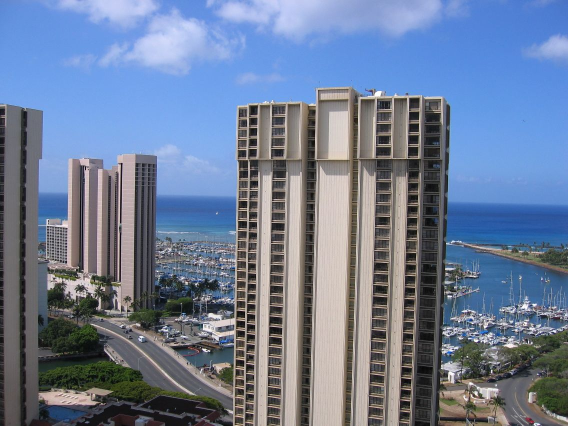
%> input picture test/building/t1.jpg, 1136 x 852 px (shown at 1/2 size)
$ octave myTry.m   (GNU Octave 9; MATLAB toolbox functions it lacks are replaced by stand-ins)
%> lines starting %> are read from the running program, lines starting %| are printed output that depends on the picture
### imageStitch/stitch.m
function stitch(imgFiles)
  images = cell(length(imgFiles), 1);

  maxDim = 800;
    %load the images in list.
    for i=1:length(imgFiles)
         imgFile=imgFiles{i};
        img = imread(imgFile);
%> img is the input picture: size 852x1136x3 uint8; mean R, G, B 110, 125, 150.9
% [4 lines of commented-out code are left out]
        images{i} = img;
    end

    [sifts, siftLocations] = getSift(images); %get sift locations and discriptors based on toolbox.

    [H,  imagePairs, matchPairs, InlierPairs] = getH(sifts, siftLocations, images);%get homogeneous

    Imws=warp(H, images);% warp each image into the new canvas;
    putTogether(Imws);      %put the images together with gain compension.


    figure
    imshow(imagePairs{i});
    hold on;
    plot(matchPairs{i}(:,1),matchPairs{i}(:,2),'wo');
    figure
    imshow(imagePairs{i});
    hold on
     plot(matchPairs{i}(InlierPairs{i},1),matchPairs{i}(InlierPairs{i},2),'go');
end

### imageStitch/getSift.m
function [sifts siftLocations] = getSift(images, maxDim)
% Compute the sift descriptor of N images
% imgFiles - N x 1 cell array containing image file names
% sifts - N x 1 cell array, sifts{i} is a M x 128 array containing
%         M sift feature vectors of image i.
% siftLocations - N x 1 cell array, siftLocations is a M x 2 array
%                   containing (x, y) of M interesting points of image i

  sifts = cell(length(images), 1);
%> sifts = {[], [], []}
  siftLocations = cell(length(images), 1);
%> siftLocations = {[], [], []}
%> the loop in getSift, `for i=1:length(images)` made 1 pass
%> pass 1, in getSift, `img2=single(rgb2gray(img));`:
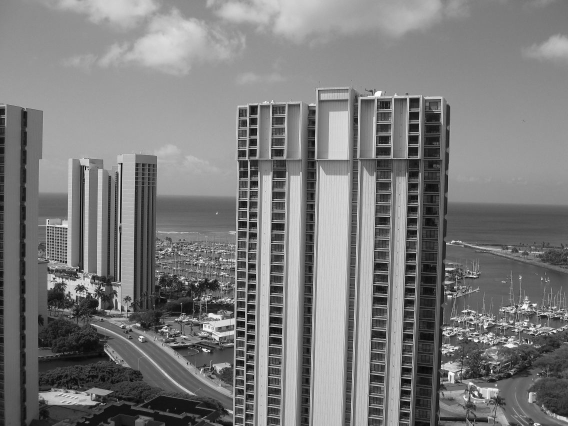
%> img2: size 852x1136 single (shown at 1/2 size); min 0, max 255, mean 123.4

    for i=1:length(images)
        img=images{i};
        img2=single(rgb2gray(img));
%> the run ends on the next line
        [f d]=vl_sift(img2);
        sifts{i}=double(d');
        siftLocations{i}=round([f(1,:)' f(2,:)']);
        images{i} = img;
% [9 lines of commented-out code are left out]
    end

end

### imageStitch/myTry.m
clc;clear;
% run('../vlfeat-0.9.20/toolbox/vl_setup');
% imgList={'../IMG_1553.jpg','../IMG_1556.jpg'};
imgList={'../t1.jpg','../t2.jpg','../t3.jpg'};
% imgList={'../cite_a.jpg','../cite_b.jpg','../cite_c.jpg'};
stitch(imgList);
